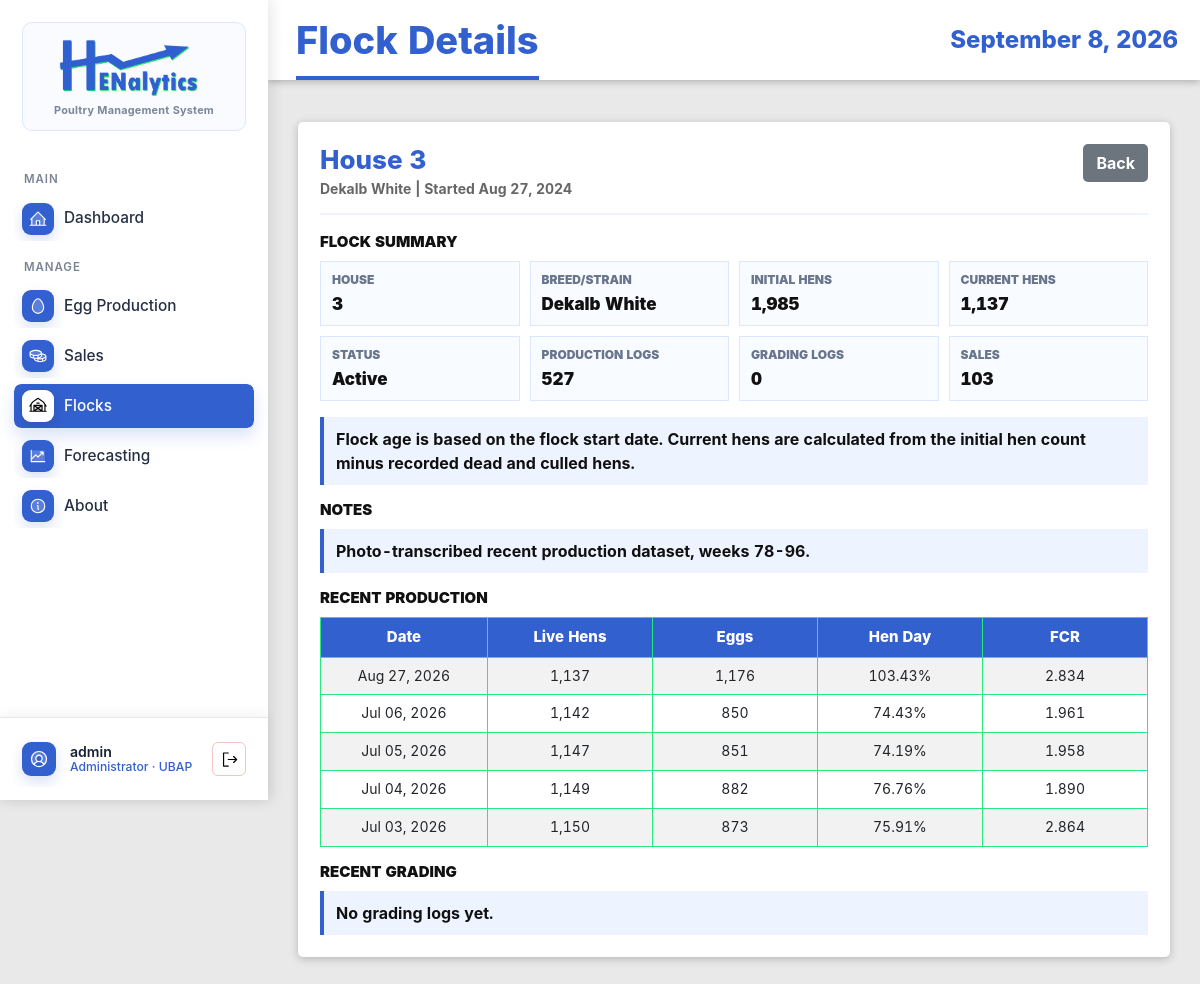
The app's page /flocks/4/ (signed in), older data.
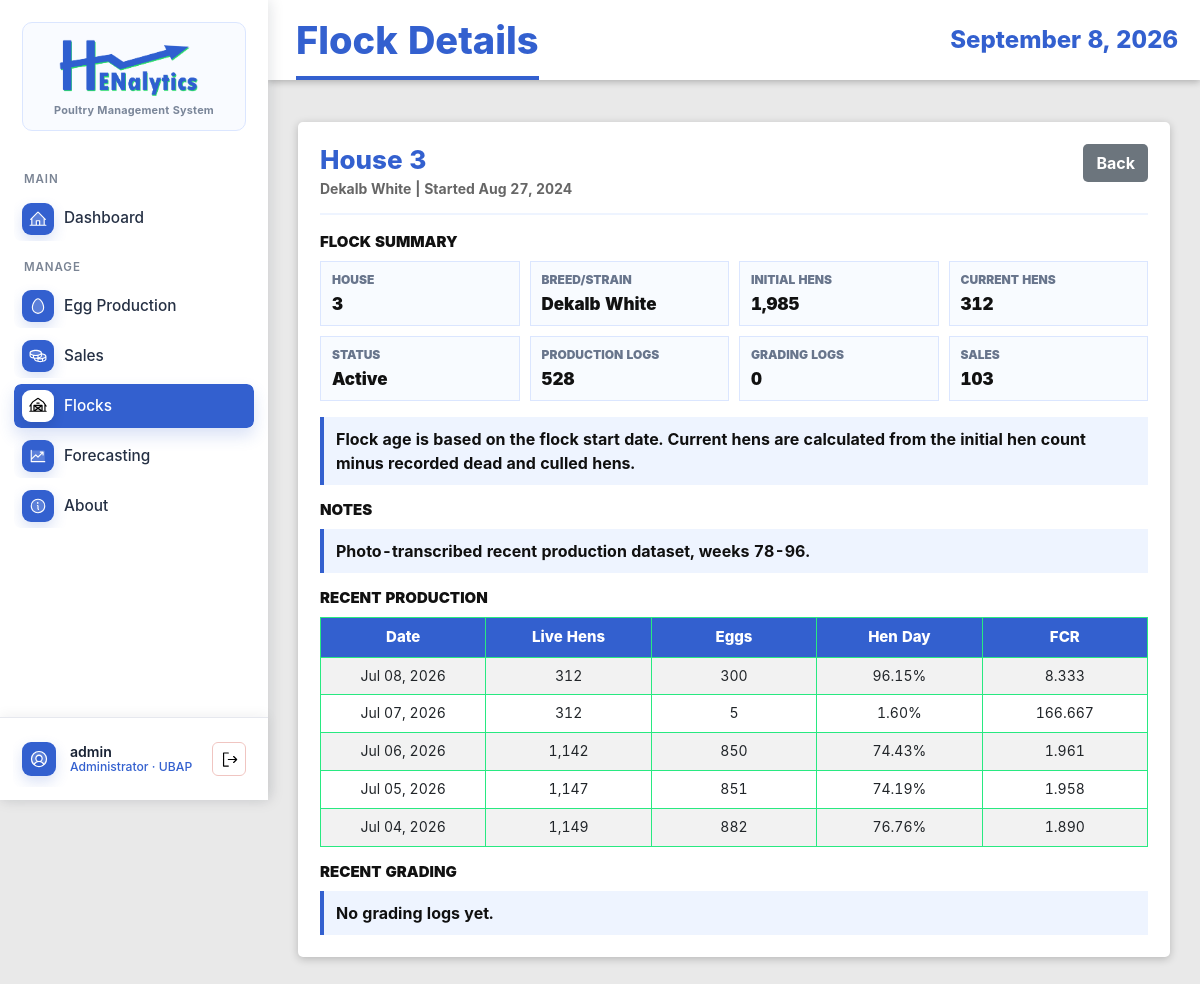
The same page, newer data.
### EggProduction/models.py (models this page shows, shortened)
class ProductionLog(models.Model):
    flock = models.ForeignKey(Flock, on_delete=models.CASCADE, related_name='production_logs')
    log_date = models.DateField()
    age_weeks = models.IntegerField(validators=[MinValueValidator(0)])
    age_days = models.IntegerField(validators=[MinValueValidator(0)])
    hen_count = models.IntegerField(validators=[MinValueValidator(0)])
    dead_count = models.IntegerField(validators=[MinValueValidator(0)], default=0)
    culled_count = models.IntegerField(validators=[MinValueValidator(0)], default=0)
    feed_bags = models.IntegerField(validators=[MinValueValidator(0)], default=0)
    eggs_total = models.IntegerField(validators=[MinValueValidator(0)])
    pct_hen_day = models.DecimalField(max_digits=5, decimal_places=2, validators=[MinValueValidator(0), MaxValueValidator(100)])
    pct_hen_housed = models.DecimalField(max_digits=5, decimal_places=2, validators=[MinValueValidator(0), MaxValueValidator(100)])
    fcr = models.DecimalField(max_digits=8, decimal_places=3, null=True, blank=True, help_text="Feed Conversion Ratio")
    remarks = models.TextField(blank=True, null=True)
    entered_by = models.ForeignKey(User, on_delete=models.SET_NULL, null=True, related_name='production_logs')
    created_at = models.DateTimeField(auto_now_add=True)
    updated_at = models.DateTimeField(auto_now=True)
    class Meta:
        ordering = ['-log_date']
        unique_together = ('flock', 'log_date')

### EggProduction/views.py (the view)
# urls.py: path('flocks/<int:pk>/', views.FlockDetailView.as_view(), name='flock-detail'),
class FlockDetailView(LoginRequiredMixin, DetailView):
    model = Flock
    template_name = 'egg_production/flock_detail.html'
    context_object_name = 'flock'
    def get_context_data(self, **kwargs):
        context = super().get_context_data(**kwargs)
        flock = self.get_object()
        production_qs = ProductionLog.objects.filter(flock=flock)
        grading_qs = GradingLog.objects.filter(flock=flock)
        sales_qs = SalesTransaction.objects.filter(flock=flock)
        context['production_logs'] = production_qs.order_by('-log_date')[:5]
        context['grading_logs'] = grading_qs.order_by('-log_date')[:5]
        context['sales'] = sales_qs.order_by('-sale_date')[:5]
        context['production_log_count'] = production_qs.count()
        context['grading_log_count'] = grading_qs.count()
        context['sales_count'] = sales_qs.count()
        context['current_hen_count'] = (
            production_qs.order_by('-log_date', '-pk')
            .values_list('hen_count', flat=True)
            .first()
            or flock.initial_hen_count
        )
        return context

### EggProduction/models.py (called while the page is built)
    @property
    def display_role(self):
        return self.get_role_display()

### EggProduction/templates/egg_production/flock_detail.html (shortened to what the changed rows need)
{% extends 'base.html' %}
{% load static humanize %}
{% block page_title %}Flock Details{% endblock %}
{% block content %}
<div class="action-panel detail-panel">
    <div class="detail-header">
        <div>
            <h2 class="detail-title">House {{ flock.house_no }}</h2>
        </div>
    </div>
    <section class="detail-section">
        <div class="detail-grid">
            <div class="detail-item"><span class="detail-label">Current Hens</span><span class="detail-value">{{ current_hen_count|intcomma }}</span></div>
            <div class="detail-item"><span class="detail-label">Production Logs</span><span class="detail-value">{{ production_log_count|intcomma }}</span></div>
        </div>
    </section>
    <section class="detail-section">
        {% if production_logs %}
        <div class="table-responsive detail-mini-table">
            <table class="table table-striped">
                <thead>
                    <tr>
                        <th>Date</th>
                        <th>Live Hens</th>
                        <th>Eggs</th>
                        <th>Hen Day</th>
                        <th>FCR</th>
                    </tr>
                </thead>
                <tbody>
                    {% for log in production_logs %}
                    <tr>
                        <td>{{ log.log_date|date:"M d, Y" }}</td>
                        <td>{{ log.hen_count|intcomma }}</td>
                        <td>{{ log.eggs_total|intcomma }}</td>
                        <td>{{ log.pct_hen_day }}%</td>
                        <td>{{ log.fcr|default:"N/A" }}</td>
                    </tr>
                    {% endfor %}
                </tbody>
            </table>
        </div>
        {% else %}
        <div class="detail-note">No production logs yet.</div>
        {% endif %}
    </section>
</div>
{% endblock %}

Row changes from the older to the newer data that the page shows:
removed ProductionLog: log_date "Aug 27, 2026", hen_count "1,137", eggs_total "1,176", pct_hen_day "103.43", fcr "2.834"
no longer on this page (row unchanged): ProductionLog: log_date "Jul 03, 2026", hen_count "1,150", eggs_total "873", pct_hen_day "75.91", fcr "2.864"
added ProductionLog: log_date "Jul 08, 2026", hen_count "312", eggs_total "300", pct_hen_day "96.15", fcr "8.333"
added ProductionLog: log_date "Jul 07, 2026", hen_count "312", eggs_total "5", pct_hen_day "1.60", fcr "166.667"
Text that changed along with them:
{{ current_hen_count|intcomma }}: "1,137" → "312"
{{ production_log_count|intcomma }}: "527" → "528"
